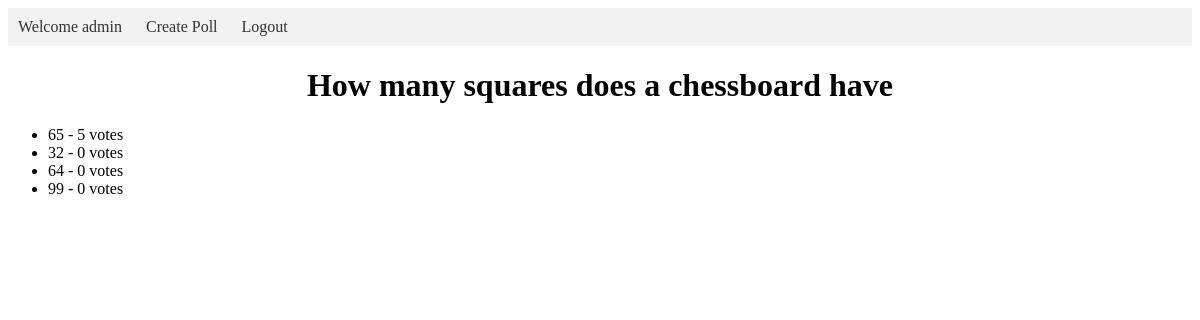
The page /11/results/ (signed in) on the database its author committed.
### polls/models.py (models this page shows, shortened)
class Poll(models.Model):
    question = models.CharField(max_length=200)

class Choice(models.Model):
    poll = models.ForeignKey(Poll, on_delete=models.CASCADE)
    choice_text = models.CharField(max_length=200)
    votes = models.IntegerField(default=0)

### polls/views.py (the view)
# urls.py: path('<int:poll_id>/results/', views.PollResultsView.as_view(), name='results'),
class PollResultsView(View):
    def get(self, request, poll_id):
        poll = get_object_or_404(Poll, pk=poll_id)
        return render(request, 'polls/poll_results.html', {'poll': poll})

### polls/templates/polls/poll_results.html
{% extends 'polls/base.html' %}
{% block content %}
<h1>{{ poll.question }}</h1>
<ul>
  {% for choice in poll.choice_set.all %}
    <li>{{ choice.choice_text }} - {{ choice.votes }} vote{{ choice.votes|pluralize }}</li>
  {% endfor %}
</ul>
{% endblock %}

### polls/templates/polls/base.html (shortened to what this page needs)
{% load static %}
<!DOCTYPE html>
<html lang="en">
<head>
    <link rel="stylesheet" type="text/css" href="{% static 'polls/style.css' %}">
</head>
<body>
  <nav>
    <ul>
      {% if user.is_authenticated %}
      <li><a href="{% url 'polls:list' %}">Welcome {{user.username}}</a></li>
        <li><a href="{% url 'polls:create' %}">Create Poll</a></li>
        <li><a href="{% url 'polls:logout' %}">Logout</a></li>
      {% else %}
      <li><a href="{% url 'polls:list' %}">Home</a></li>
        <li><a href="{% url 'polls:login' %}">Login</a></li>
        <li><a href="{% url 'polls:register' %}">Register</a></li>
      {% endif %}
    </ul>
  </nav>
    {% block content %}
    {% endblock %}
</body>
</html>

### polls/static/polls/style.css (style rules this page uses)
nav { background-color: #f2f2f2; }
nav ul { list-style-type: none; margin: 0; padding: 0; }
nav ul li { display: inline; }
nav ul li a { display: inline-block; padding: 10px; text-decoration: none; color: #333; }
h1 { text-align: center; }

### rows shown on the page
Poll: question "How many squares does a chessboard have"
Choice: choice_text "65", votes "5"
Choice: choice_text "32", votes "0"
Choice: choice_text "64", votes "0"
Choice: choice_text "99", votes "0"

### other values the page prints
{{ user.username }} "admin"
